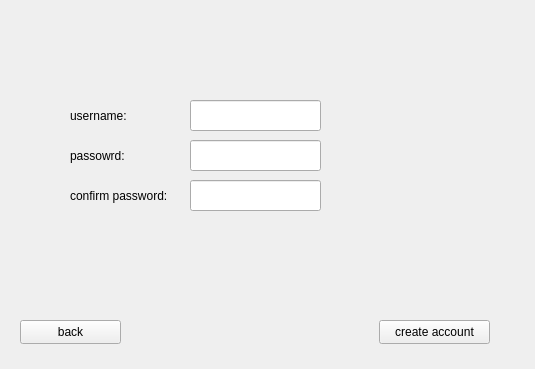
<?xml version="1.0" encoding="UTF-8"?>
<ui version="4.0">
 <class>signup</class>
 <widget class="QWidget" name="signup">
  <property name="geometry">
   <rect>
    <x>0</x>
    <y>0</y>
    <width>535</width>
    <height>369</height>
   </rect>
  </property>
  <property name="windowTitle">
   <string>Form</string>
  </property>
  <widget class="QPushButton" name="create">
   <property name="geometry">
    <rect>
     <x>379</x>
     <y>320</y>
     <width>111</width>
     <height>24</height>
    </rect>
   </property>
   <property name="text">
    <string>create account</string>
   </property>
  </widget>
  <widget class="QLabel" name="error">
   <property name="geometry">
    <rect>
     <x>10</x>
     <y>325</y>
     <width>351</width>
     <height>31</height>
    </rect>
   </property>
   <property name="text">
    <string/>
   </property>
  </widget>
  <widget class="QLineEdit" name="username">
   <property name="geometry">
    <rect>
     <x>190</x>
     <y>100</y>
     <width>131</width>
     <height>31</height>
    </rect>
   </property>
  </widget>
  <widget class="QLineEdit" name="password">
   <property name="geometry">
    <rect>
     <x>190</x>
     <y>140</y>
     <width>131</width>
     <height>31</height>
    </rect>
   </property>
  </widget>
  <widget class="QLineEdit" name="passwordconfirm">
   <property name="geometry">
    <rect>
     <x>190</x>
     <y>180</y>
     <width>131</width>
     <height>31</height>
    </rect>
   </property>
  </widget>
  <widget class="QLabel" name="label">
   <property name="geometry">
    <rect>
     <x>70</x>
     <y>100</y>
     <width>71</width>
     <height>31</height>
    </rect>
   </property>
   <property name="text">
    <string>username:</string>
   </property>
  </widget>
  <widget class="QLabel" name="label_2">
   <property name="geometry">
    <rect>
     <x>70</x>
     <y>180</y>
     <width>121</width>
     <height>31</height>
    </rect>
   </property>
   <property name="text">
    <string>confirm password:</string>
   </property>
  </widget>
  <widget class="QLabel" name="label_3">
   <property name="geometry">
    <rect>
     <x>70</x>
     <y>140</y>
     <width>71</width>
     <height>31</height>
    </rect>
   </property>
   <property name="text">
    <string>passowrd:</string>
   </property>
  </widget>
  <widget class="QPushButton" name="pushButton">
   <property name="geometry">
    <rect>
     <x>20</x>
     <y>320</y>
     <width>101</width>
     <height>24</height>
    </rect>
   </property>
   <property name="text">
    <string>back</string>
   </property>
  </widget>
 </widget>
 <resources/>
 <connections/>
</ui>
